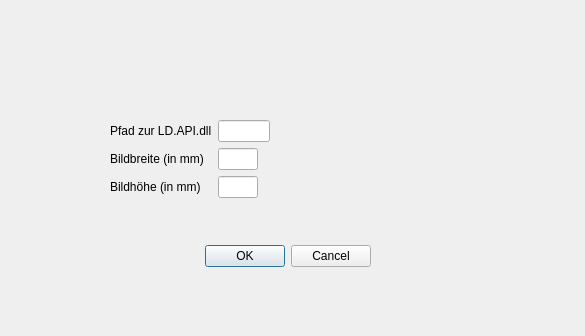
<?xml version="1.0" encoding="UTF-8"?>
<ui version="4.0">
 <class>Dialog</class>
 <widget class="QDialog" name="Dialog">
  <property name="geometry">
   <rect>
    <x>0</x>
    <y>0</y>
    <width>585</width>
    <height>336</height>
   </rect>
  </property>
  <property name="windowTitle">
   <string>Dialog</string>
  </property>
  <widget class="QDialogButtonBox" name="buttonBox">
   <property name="geometry">
    <rect>
     <x>30</x>
     <y>240</y>
     <width>341</width>
     <height>32</height>
    </rect>
   </property>
   <property name="orientation">
    <enum>Qt::Horizontal</enum>
   </property>
   <property name="standardButtons">
    <set>QDialogButtonBox::Cancel|QDialogButtonBox::Ok</set>
   </property>
  </widget>
  <widget class="QWidget" name="gridLayoutWidget">
   <property name="geometry">
    <rect>
     <x>110</x>
     <y>120</y>
     <width>160</width>
     <height>80</height>
    </rect>
   </property>
   <layout class="QGridLayout" name="gridLayout">
    <item row="0" column="1">
     <widget class="QLineEdit" name="lineEdit_dllpath"/>
    </item>
    <item row="1" column="0">
     <widget class="QLabel" name="label_2">
      <property name="text">
       <string>Bildbreite (in mm)</string>
      </property>
     </widget>
    </item>
    <item row="0" column="0">
     <widget class="QLabel" name="label">
      <property name="text">
       <string>Pfad zur LD.API.dll</string>
      </property>
     </widget>
    </item>
    <item row="2" column="0">
     <widget class="QLabel" name="label_3">
      <property name="text">
       <string>Bildhöhe (in mm)</string>
      </property>
     </widget>
    </item>
    <item row="2" column="1">
     <widget class="QLineEdit" name="lineEdit_imgheight">
      <property name="maximumSize">
       <size>
        <width>40</width>
        <height>16777215</height>
       </size>
      </property>
     </widget>
    </item>
    <item row="1" column="1">
     <widget class="QLineEdit" name="lineEdit_imgwidth">
      <property name="maximumSize">
       <size>
        <width>40</width>
        <height>16777215</height>
       </size>
      </property>
     </widget>
    </item>
   </layout>
  </widget>
 </widget>
 <resources/>
 <connections>
  <connection>
   <sender>buttonBox</sender>
   <signal>accepted()</signal>
   <receiver>Dialog</receiver>
   <slot>accept()</slot>
   <hints>
    <hint type="sourcelabel">
     <x>248</x>
     <y>254</y>
    </hint>
    <hint type="destinationlabel">
     <x>157</x>
     <y>274</y>
    </hint>
   </hints>
  </connection>
  <connection>
   <sender>buttonBox</sender>
   <signal>rejected()</signal>
   <receiver>Dialog</receiver>
   <slot>reject()</slot>
   <hints>
    <hint type="sourcelabel">
     <x>316</x>
     <y>260</y>
    </hint>
    <hint type="destinationlabel">
     <x>286</x>
     <y>274</y>
    </hint>
   </hints>
  </connection>
 </connections>
</ui>
